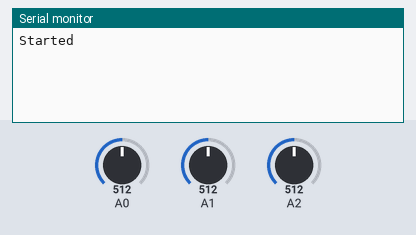
The sketch below on a simulated Arduino Uno, built with avr-gcc and run on an emulated ATmega328P. Shown: the last lines printed to the serial monitor. Inputs (shaded band) come from the test bench; at power-on: A0 = 512, A1 = 512, A2 = 512. Random numbers use the default seed unless the sketch sets one.

Above: at 1.9 s.
2.0 s: A0 set to 716
At 2.6 s:
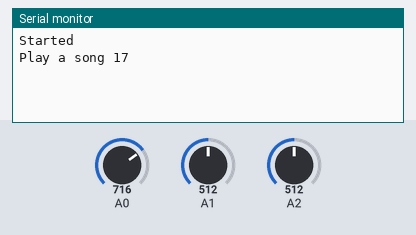
3.7 s: A1 set to 716
At 4.5 s:
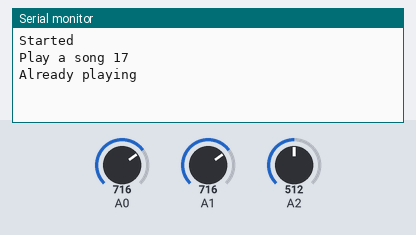

The sketch:

ElevatorJukebox.ino
```cpp
/***********************************************************/
// Elevator Jukebox
// Triggered by an accelerometer that identifies when the
// Elevator is moving - then plays a track to an audio Player
// Also added a silence track to keep the speaker from going to sleep mode
/***********************************************************/
#include <SoftwareSerial.h>
#include "Statistic.h"

#define TOTAL_SONGS 24
#define ACCELEROMETER_TRASHHOLD 0.025
#define SONG_PLAY_TIME 20000
#define STD_DEV_SIZE 10
// Keeping the speaker from going to sleep mode
#define TIME_TO_PLAY_SILENCE_TRACK 30000

int scale = 3; // 3 (±3g) for ADXL337, 200 (±200g) for ADXL377
boolean micro_is_5V = true;
Statistic myStatsX;
Statistic myStatsY;
Statistic myStatsZ;

#define ARDUINO_RX 5//should connect to TX of the Serial MP3 Player module
#define ARDUINO_TX 6//connect to RX of the module
SoftwareSerial mySerial(ARDUINO_RX, ARDUINO_TX);

static int8_t Send_buf[8] = {0} ;

#define CMD_PLAY_W_INDEX 0X03
#define CMD_SET_VOLUME 0X06
#define CMD_SEL_DEV 0X09
#define DEV_TF 0X02
#define CMD_PLAY 0X0D
#define CMD_PAUSE 0X0E
#define CMD_SINGLE_CYCLE 0X19
#define SINGLE_CYCLE_ON 0X00
#define SINGLE_CYCLE_OFF 0X01
#define CMD_PLAY_W_VOL 0X22
float scaledX, scaledY, scaledZ; // Scaled values for each axis
int rawX,rawY,rawZ;
float lastTimePlayed;
bool isPlaying = false;
int currentArrayCount = 0;
int songsArray[TOTAL_SONGS];
int songsArraySize = sizeof(songsArray) / sizeof(int);

void setup()
{
   // Create songs index array
   // Skipping 1st track as this is the silence track
   for(int i=1;i< TOTAL_SONGS; i++) {
     songsArray[i]=i;
   }
   Serial.begin(115200);
   Serial.println("Started");
   randomSeed(analogRead(2));
  // Fisher-yates shuffle randomly the array
  shuffle(songsArray, songsArraySize, sizeof(int));

  myStatsX.clear();
  myStatsY.clear();
  myStatsZ.clear();

  mySerial.begin(9600);
	delay(500);//Wait chip initialization is complete
  sendCommand(CMD_SEL_DEV, DEV_TF);//select the TF card
  delay(200);
  lastTimePlayed = -1 * SONG_PLAY_TIME;
}

void test() {
  for(int i=0;i<TOTAL_SONGS;i++) {
    Serial.print("Play a song "); Serial.println(i);
    sendCommand(CMD_PLAY_W_VOL, 0X1E01+(i*2));
    delay(3000);
  }
}

void loop()
{
  // Check if should randomize new songs array
  if(currentArrayCount >= TOTAL_SONGS) {
    currentArrayCount = 0;
    randomSeed(analogRead(2));
    shuffle(songsArray, songsArraySize, sizeof(int));
  }

  readAccelerometer();
  myStatsX.add(scaledX);
  myStatsY.add(scaledY);
  myStatsZ.add(scaledZ);

  // Error cleaning - Check for std dev every STD_DEV_SIZE calls
  if (myStatsX.count() >= STD_DEV_SIZE) {
    float stdX = myStatsX.pop_stdev();
    float stdY = myStatsY.pop_stdev();
    float stdZ = myStatsZ.pop_stdev();

    myStatsX.clear();
    myStatsY.clear();
    myStatsZ.clear();

    if(
      (stdX > ACCELEROMETER_TRASHHOLD) ||
      (stdY > ACCELEROMETER_TRASHHOLD) ||
      (stdZ > ACCELEROMETER_TRASHHOLD)) {

        if(millis() - lastTimePlayed >= SONG_PLAY_TIME) {
          lastTimePlayed = millis();
          isPlaying = true;
          int8_t randSong = songsArray[currentArrayCount++];
          delay(50);
          Serial.print("Play a song "); Serial.println(randSong);
          sendCommand(CMD_PLAY_W_VOL, 0X1E01 + (randSong * 2)); //TODO Not sure why *2
        } else {
          Serial.println("Already playing");
        }
      }
  }

  // Should stop song
  if(isPlaying && millis() - lastTimePlayed >= SONG_PLAY_TIME) {
    isPlaying = false;
    Serial.println("Stop song");
    sendCommand(CMD_PAUSE, 0);
  }

  bool notPlaying = ((millis() - lastTimePlayed) > SONG_PLAY_TIME);
  if (notPlaying && (millis() % TIME_TO_PLAY_SILENCE_TRACK) > TIME_TO_PLAY_SILENCE_TRACK - 1000) {
      Serial.println("Playing silence to stay awake");
      sendCommand(CMD_PLAY_W_VOL, 0X0315); //Playing some song (21 0x15) with low volumes (03)
      delay(600);
      sendCommand(CMD_PAUSE, 0);
      delay(50);
      sendCommand(CMD_PAUSE, 0);
  }

  delay(50);
}

void readAccelerometer() {
  rawX = analogRead(A0);
  rawY = analogRead(A1);
  rawZ = analogRead(A2);
  // Scale accelerometer ADC readings into common units
  // Scale map depends on if using a 5V or 3.3V microcontroller
  if (micro_is_5V) // Microcontroller runs off 5V
  {
    scaledX = mapf(rawX, 0, 675, -scale, scale); // 3.3/5 * 1023 =~ 675
    scaledY = mapf(rawY, 0, 675, -scale, scale);
    scaledZ = mapf(rawZ, 0, 675, -scale, scale);
  }
  else // Microcontroller runs off 3.3V
  {
    scaledX = mapf(rawX, 0, 1023, -scale, scale);
    scaledY = mapf(rawY, 0, 1023, -scale, scale);
    scaledZ = mapf(rawZ, 0, 1023, -scale, scale);
  }
}

void sendCommand(int8_t command, int16_t dat)
{
  delay(20);
  Send_buf[0] = 0x7e; //starting byte
  Send_buf[1] = 0xff; //version
  Send_buf[2] = 0x06; //the number of bytes of the command without starting byte and ending byte
  Send_buf[3] = command; //
  Send_buf[4] = 0x00;//0x00 = no feedback, 0x01 = feedback
  Send_buf[5] = (int8_t)(dat >> 8);//datah
  Send_buf[6] = (int8_t)(dat); //datal
  Send_buf[7] = 0xef; //ending byte
  for(uint8_t i=0; i<8; i++)//
  {
    mySerial.write(Send_buf[i]) ;
  }
}

// Same functionality as Arduino's standard map function, except using floats
float mapf(float x, float in_min, float in_max, float out_min, float out_max)
{
  return (x - in_min) * (out_max - out_min) / (in_max - in_min) + out_min;
}


// generate a value between 0 <= x < n, thus there are n possible outputs
int rand_range(int n)
{
   int r, ul;
   ul = RAND_MAX - RAND_MAX % n;
   while ((r = random(RAND_MAX+1)) >= ul);
   return r % n;
}


void shuffle_swap(int index_a, int index_b, int *array, int size)
{
   char *x, *y, tmp[size];

   if (index_a == index_b) return;

   x = (char*)array + index_a * size;
   y = (char*)array + index_b * size;

   memcpy(tmp, x, size);
   memcpy(x, y, size);
   memcpy(y, tmp, size);
}

// shuffle an array using fisher-yates method, O(n)
void shuffle(int *array, int nmemb, int size)
{
   int r;

   while (nmemb > 1) {
       r = rand_range(nmemb--);
       shuffle_swap(nmemb, r, array, size);
   }
}
```

Statistic.cpp
```cpp
//
//    FILE: Statistic.cpp
//  AUTHOR: Rob dot Tillaart at gmail dot com
//          modified at 0.3 by Gil Ross at physics dot org
// VERSION: 0.3.3
// PURPOSE: Recursive statistical library for Arduino
//
// NOTE: 2011-01-07 Gill Ross
// Rob Tillaart's Statistic library uses one-pass of the data (allowing
// each value to be discarded), but expands the Sum of Squares Differences to
// difference the Sum of Squares and the Average Squared. This is susceptible
// to bit length precision errors with the float type (only 5 or 6 digits
// absolute precision) so for long runs and high ratios of
// the average value to standard deviation the estimate of the
// standard error (deviation) becomes the difference of two large
// numbers and will tend to zero.
//
// For small numbers of iterations and small Average/SE th original code is
// likely to work fine.
// It should also be recognised that for very large samples, questions
// of stability of the sample assume greater importance than the
// correctness of the asymptotic estimators.
//
// This recursive algorithm, which takes slightly more computation per
// iteration is numerically stable.
// It updates the number, mean, max, min and SumOfSquaresDiff each step to
// deliver max min average, population standard error (standard deviation) and
// unbiassed SE.
// -------------
//
// HISTORY:
// 0.1 - 2010-10-29 initial version
// 0.2 - 2010-10-29 stripped to minimal functionality
// 0.2.01 - 2010-10-30
//   added minimim, maximum, unbiased stdev,
//   changed counter to long -> int overflows @32K samples
// 0.3 - 2011-01-07
//   branched from 0.2.01 version of Rob Tillaart's code
// 0.3.1 - minor edits
// 0.3.2 - 2012-11-10
//   minor edits
//   changed count -> unsigned long allows for 2^32 samples
//   added variance()
// 0.3.3 - 2015-03-07
//   float -> double to support ARM (compiles)
//   moved count() sum() min() max() to .h; for optimizing compiler
//
// Released to the public domain
//

#include "Statistic.h"

Statistic::Statistic()
{
    clear();
}

// resets all counters
void Statistic::clear()
{
    _cnt = 0;
    _sum = 0.0;
    _min = 0.0;
    _max = 0.0;
#ifdef STAT_USE_STDEV
    _ssqdif = 0.0;  // not _ssq but sum of square differences
    // which is SUM(from i = 1 to N) of
    // (f(i)-_ave_N)**2
#endif
}

// adds a new value to the data-set
void Statistic::add(double value)
{
    if (_cnt == 0)
    {
        _min = value;
        _max = value;
    } else {
        if (value < _min) _min = value;
        else if (value > _max) _max = value;
    }
    _sum += value;
    _cnt++;

#ifdef STAT_USE_STDEV
    if (_cnt > 1)
    {
        _store = (_sum / _cnt - value);
        _ssqdif = _ssqdif + _cnt * _store * _store / (_cnt-1);
    }
#endif
}

// returns the average of the data-set added sofar
double Statistic::average()
{
    if (_cnt == 0) return NAN; // original code returned 0
    return _sum / _cnt;
}

// Population standard deviation = s = sqrt [ S ( Xi - µ )2 / N ]
// http://www.suite101.com/content/how-is-standard-deviation-used-a99084
#ifdef STAT_USE_STDEV

double Statistic::variance()
{
    if (_cnt == 0) return NAN; // otherwise DIV0 error
    return _ssqdif / _cnt;
}

double Statistic::pop_stdev()
{
    if (_cnt == 0) return NAN; // otherwise DIV0 error
    return sqrt( _ssqdif / _cnt);
}

double Statistic::unbiased_stdev()
{
    if (_cnt < 2) return NAN; // otherwise DIV0 error
    return sqrt( _ssqdif / (_cnt - 1));
}

#endif
// END OF FILE
```

Statistic.h
```cpp
#ifndef Statistic_h
#define Statistic_h
//
//    FILE: Statistic.h
//  AUTHOR: Rob dot Tillaart at gmail dot com
//          modified at 0.3 by Gil Ross at physics dot org
// VERSION: 0.3.3
// PURPOSE: Recursive Statistical library for Arduino
// HISTORY: See Statistic.cpp
//
// Released to the public domain
//

// the standard deviation increases the lib (<100 bytes)
// it can be in/excluded by un/commenting next line
#define STAT_USE_STDEV

#include <math.h>

#define STATISTIC_LIB_VERSION "0.3.3"

class Statistic
{
public:
    Statistic();
    void clear();
    void add(double);

    // returns the number of values added
    unsigned long count()   { return _cnt; }; // zero if empty
    double sum()            { return _sum; }; // zero if empty
    double minimum()        { return _min; }; // zero if empty
    double maximum()        { return _max; }; // zero if empty
    double average();

#ifdef STAT_USE_STDEV
    double variance();
    double pop_stdev();	    // population stdev
    double unbiased_stdev();
#endif

protected:
    unsigned long _cnt;
    double _store;           // store to minimise computation
    double _sum;
    double _min;
    double _max;
#ifdef STAT_USE_STDEV
    double _ssqdif;		    // sum of squares difference
#endif
};

#endif
// END OF FILE
```

button.ino
```cpp
/*
  Button
 */

// constants won't change. They're used here to
// set pin numbers:
const int buttonPin = 3;     // the number of the pushbutton pin
const int ledPin =  13;      // the number of the LED pin
  // Pin 13: Arduino has an LED connected on pin 13
  // Pin 11: Teensy 2.0 has the LED on pin 11
  // Pin  6: Teensy++ 2.0 has the LED on pin 6
  // Pin 13: Teensy 3.0 has the LED on pin 13

// variables will change:
int buttonState = 0;         // variable for reading the pushbutton status

void _setup() {
  // initialize the LED pin as an output:
  pinMode(ledPin, OUTPUT) ;
  // initialize the pushbutton pin as an input:
  pinMode(buttonPin, INPUT);
  digitalWrite(buttonPin, HIGH); // TODO
}

void _loop(){
  // read the state of the pushbutton value:
  buttonState = digitalRead(buttonPin);

  // check if the pushbutton is pressed.
  // if it is, the buttonState is HIGH:
  if (buttonState == HIGH) {
    // turn LED on:
    digitalWrite(ledPin, HIGH);
  }
  else {
    // turn LED off:
    digitalWrite(ledPin, LOW);
  }
}
```

Measured:
- after the input at 2.0 s, the serial monitor: prints a new line after 0.26 s (image 1)
- after the input at 3.7 s, the serial monitor: prints a new line after 0.12 s (image 2)
